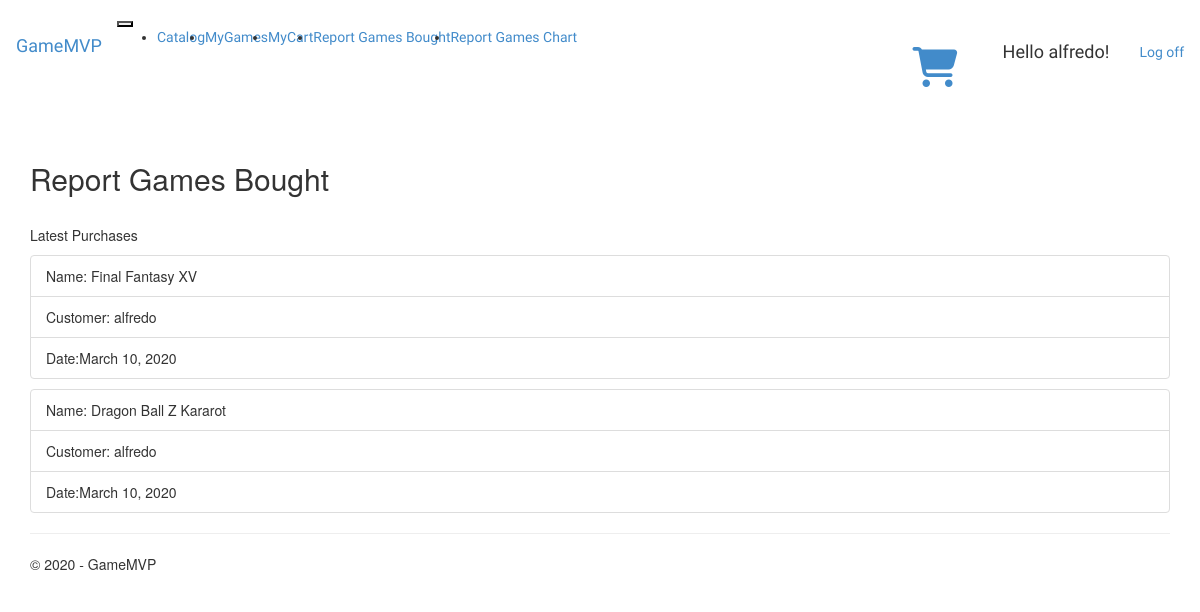
The app's page /Report_Bought/ (signed in), older data.
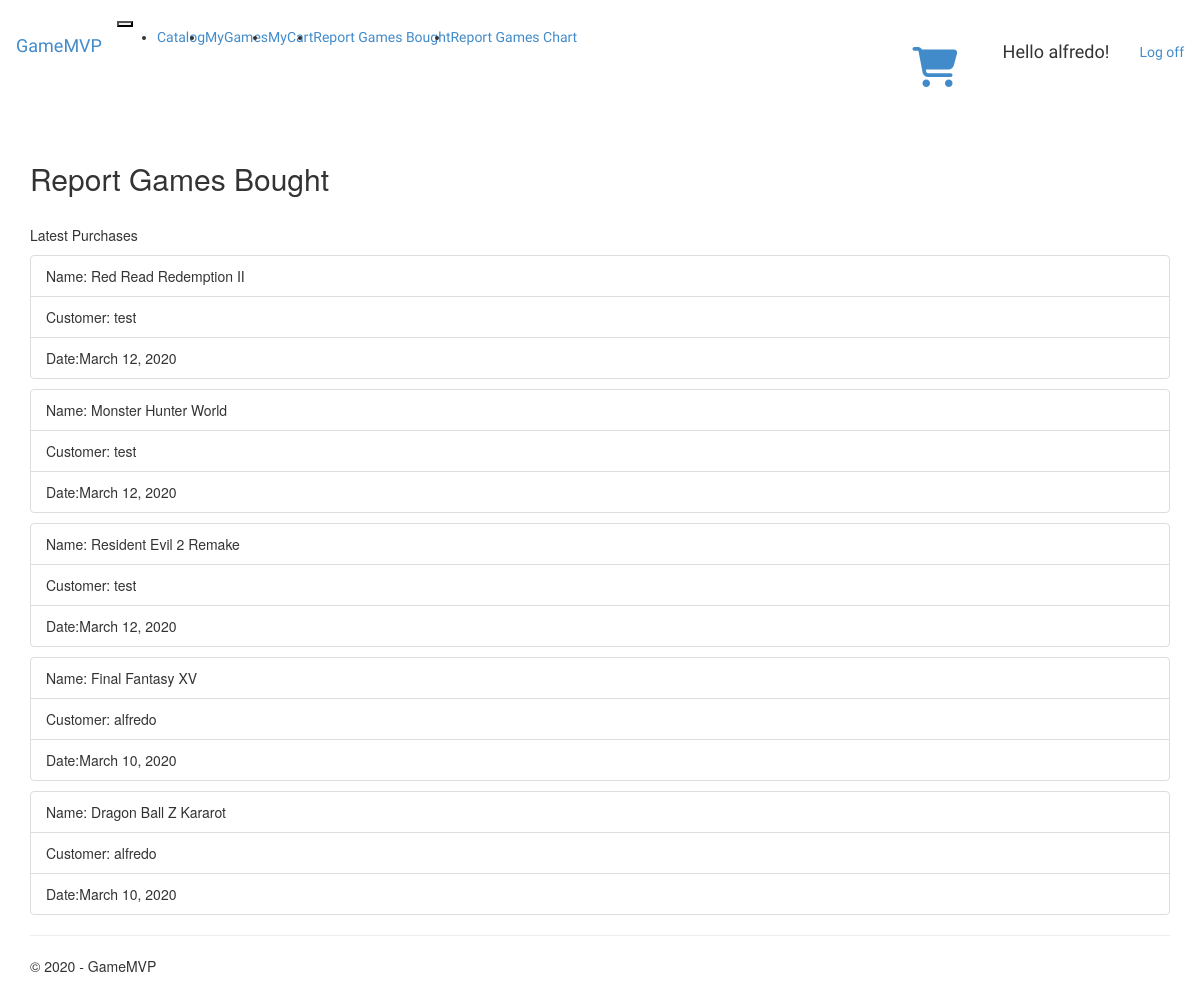
The same page, newer data.
### app/models.py (models this page shows, shortened)
class mygames(models.Model):
    user=models.ForeignKey(settings.AUTH_USER_MODEL,on_delete=models.CASCADE)
    product=models.ForeignKey(Product,on_delete=models.CASCADE)
    productkey=models.CharField(max_length=255)
    dateofpurchase=models.DateField()

class Product(models.Model):
    name=models.CharField(max_length=255)
    description=models.TextField()
    front_Image=models.URLField()
    categories=models.ManyToManyField(category)
    tags=models.ManyToManyField(tag)
    price=models.FloatField()
    GameDate=models.DateField()

### app/views.py (the view)
# urls.py: path('Report_Bought/',views.Report_Bought,name="Report_Bought"),
def Report_Bought(request):
    assert isinstance(request,HttpRequest)
    current_user=request.user
    if current_user.is_staff ==False:
        return redirect(home)
    Bought_games=mygames.objects.all().select_related('product').select_related('user').order_by('-dateofpurchase')
    return render(
        request,
        'app/Report_bought.html',
        {
            'title':'Report Games Bought',
            'message':'Games Bought',
            'year':datetime.now().year,
            'Games':Bought_games
        })

### app/templates/app/Report_bought.html (shortened to what this page needs)
{% extends "app/layout.html" %}
{% block content %}
<link href="../../static/app/content/Catalog.css" rel="stylesheet" />
<h2>Report Games Bought</h2>
<br />
<p>Latest Purchases</p>
    {% for game in Games %}
<ul class="list-group list-group-horizontal" style="margin-top:10px; margin-bottom:10px;">
    <li class="list-group-item">Name: {{game.product.name}}  </li>
    <li class="list-group-item">Customer: {{game.user.username}}</li>
    <li class="list-group-item">Date:{{game.dateofpurchase}}</li>
</ul>
    {% endfor %}
{% endblock %}

Row changes from the older to the newer data that the page shows:
added mygames: product.name "Red Read Redemption II", user.username "test", dateofpurchase "March 12, 2020"
added mygames: product.name "Monster Hunter World", user.username "test", dateofpurchase "March 12, 2020"
added mygames: product.name "Resident Evil 2 Remake", user.username "test", dateofpurchase "March 12, 2020"
